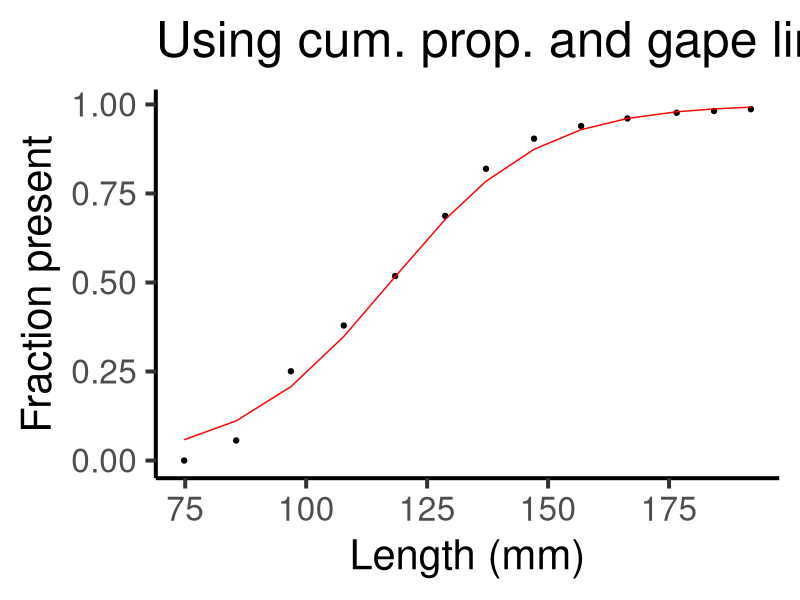
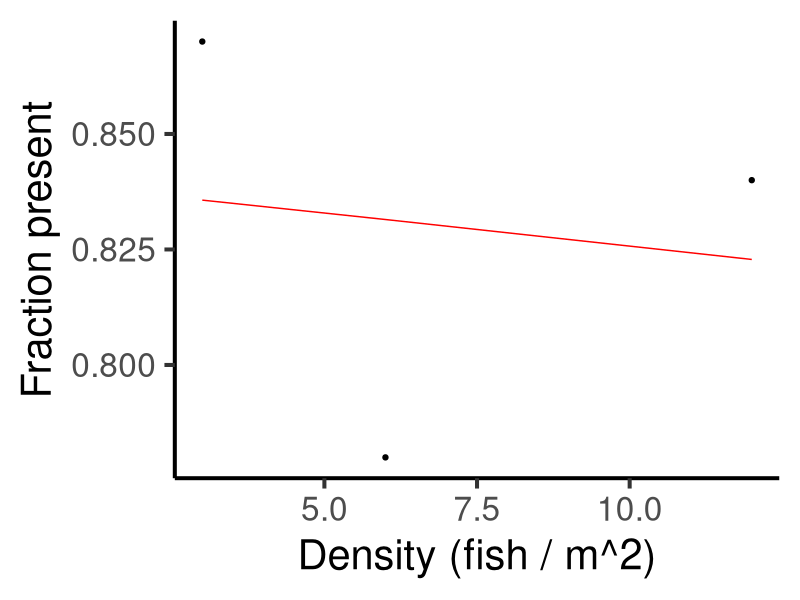

Source code (R) for these figures, in order:
library('tidyverse')

prey_conv <- function(a, B, pred_L){
  exp(a + B * log(pred_L))
}

predLData <- read.csv('./lmb_stb_combined.csv') %>%
  mutate(max_prey_length = prey_conv(0.443, 0.774, length_mm),
         safety = cumulative_proportion - proportion_of_total)
predLModel <- glm(predLData$safety ~ predLData$max_prey_length,
             family = quasibinomial(logit),
             data = predLData)
predLWFitData  <-  predLData %>% 
  mutate(predict = predict.glm(predLModel, type = "response")) %>% 
  arrange(max_prey_length) %>%
  filter(max_prey_length <= 200)

ggplot(predLWFitData, aes(x = max_prey_length)) +
  theme_classic(base_size = 30) +
  labs(y = "Fraction present", x = "Length (mm)") +
  geom_point(aes(y = safety)) +
  geom_path(aes(y = predict), color = "red") +
  ggtitle("Using cum. prop. and gape limitation")

predDData <- data.frame(density = c(3, 6, 12),
                     survival = c(.87, .78, .84))

predDModel <- glm(predDData$survival ~ predDData$density,
                  family = quasibinomial(logit),
                  data = predDData)
predDWFitData <-  predDData %>% 
  mutate(predict = predict.glm(predDModel, type = "response")) %>% 
  arrange(density)

ggplot(predDWFitData, aes(x = density)) +
  theme_classic(base_size = 30) +
  labs(y = "Fraction present", x = "Density (fish / m^2)") +
  geom_point(aes(y = survival)) +
  geom_path(aes(y = predict), color = "red")
  #ggtitle("Using cum. prop. and gape limitation")